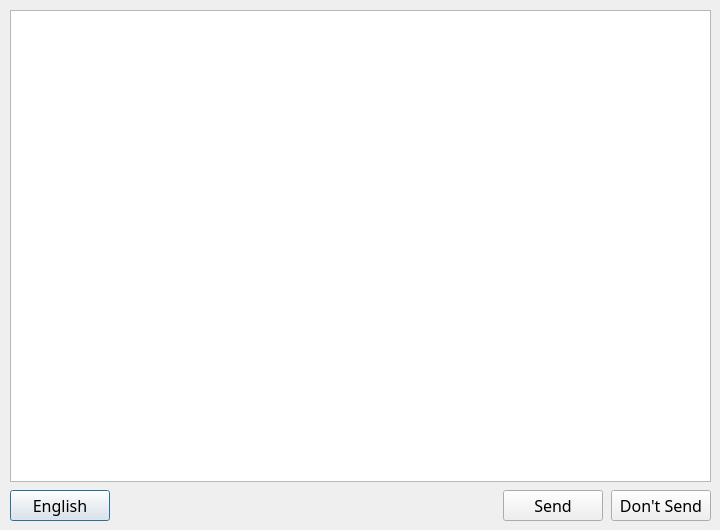
<?xml version="1.0" encoding="UTF-8"?>
<ui version="4.0">
 <class>AdminMailDialog</class>
 <widget class="QDialog" name="AdminMailDialog">
  <property name="geometry">
   <rect>
    <x>0</x>
    <y>0</y>
    <width>720</width>
    <height>530</height>
   </rect>
  </property>
  <property name="minimumSize">
   <size>
    <width>300</width>
    <height>110</height>
   </size>
  </property>
  <property name="font">
   <font>
    <family>DaxOT</family>
    <pointsize>12</pointsize>
   </font>
  </property>
  <widget class="QWidget" name="masterWidget" native="true">
   <property name="geometry">
    <rect>
     <x>10</x>
     <y>10</y>
     <width>701</width>
     <height>511</height>
    </rect>
   </property>
   <layout class="QVBoxLayout" name="verticalLayout">
    <property name="spacing">
     <number>8</number>
    </property>
    <item>
     <widget class="QTextEdit" name="mailBodyTextEdit"/>
    </item>
    <item>
     <layout class="QHBoxLayout" name="buttonsHorizontalLayout">
      <property name="spacing">
       <number>8</number>
      </property>
      <property name="topMargin">
       <number>0</number>
      </property>
      <property name="bottomMargin">
       <number>0</number>
      </property>
      <item>
       <widget class="QPushButton" name="languageButton">
        <property name="minimumSize">
         <size>
          <width>100</width>
          <height>0</height>
         </size>
        </property>
        <property name="maximumSize">
         <size>
          <width>100</width>
          <height>16777215</height>
         </size>
        </property>
        <property name="text">
         <string>English</string>
        </property>
       </widget>
      </item>
      <item>
       <spacer name="horizontalSpacer">
        <property name="orientation">
         <enum>Qt::Horizontal</enum>
        </property>
        <property name="sizeHint" stdset="0">
         <size>
          <width>40</width>
          <height>20</height>
         </size>
        </property>
       </spacer>
      </item>
      <item>
       <widget class="QPushButton" name="okButton">
        <property name="minimumSize">
         <size>
          <width>100</width>
          <height>0</height>
         </size>
        </property>
        <property name="maximumSize">
         <size>
          <width>100</width>
          <height>16777215</height>
         </size>
        </property>
        <property name="text">
         <string>Send</string>
        </property>
       </widget>
      </item>
      <item>
       <widget class="QPushButton" name="cancelButton">
        <property name="minimumSize">
         <size>
          <width>100</width>
          <height>0</height>
         </size>
        </property>
        <property name="maximumSize">
         <size>
          <width>100</width>
          <height>16777215</height>
         </size>
        </property>
        <property name="text">
         <string>Don't Send</string>
        </property>
       </widget>
      </item>
     </layout>
    </item>
   </layout>
  </widget>
 </widget>
 <resources/>
 <connections/>
</ui>
